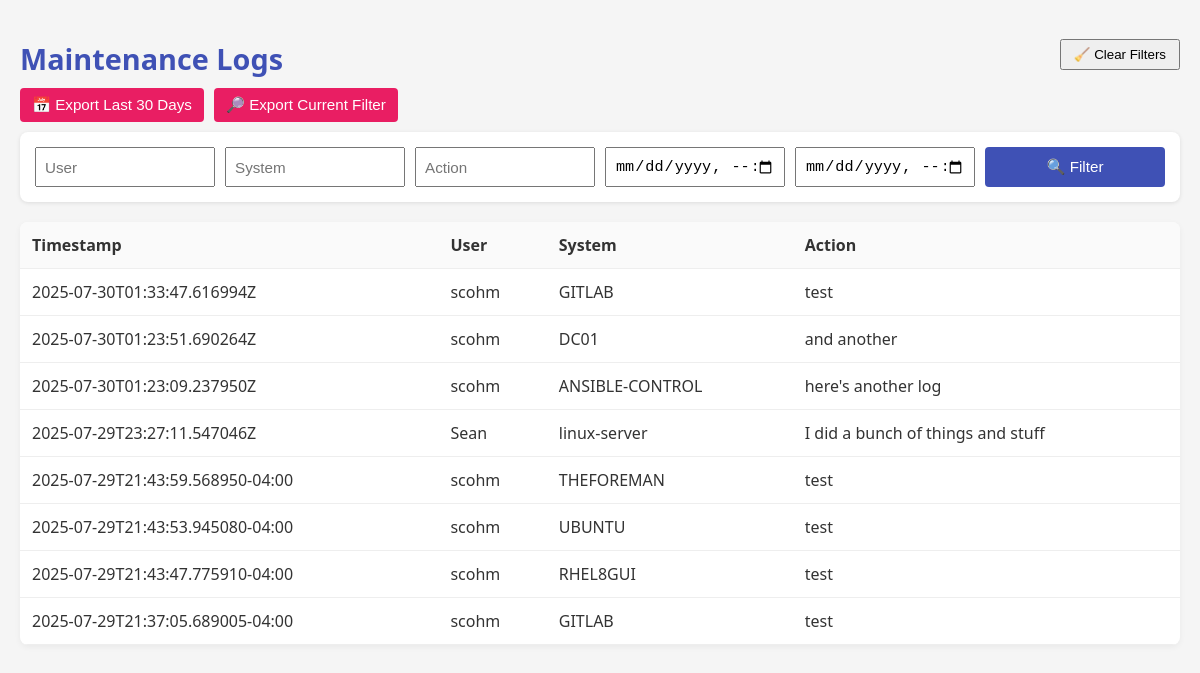
Before: /log with the older database file.
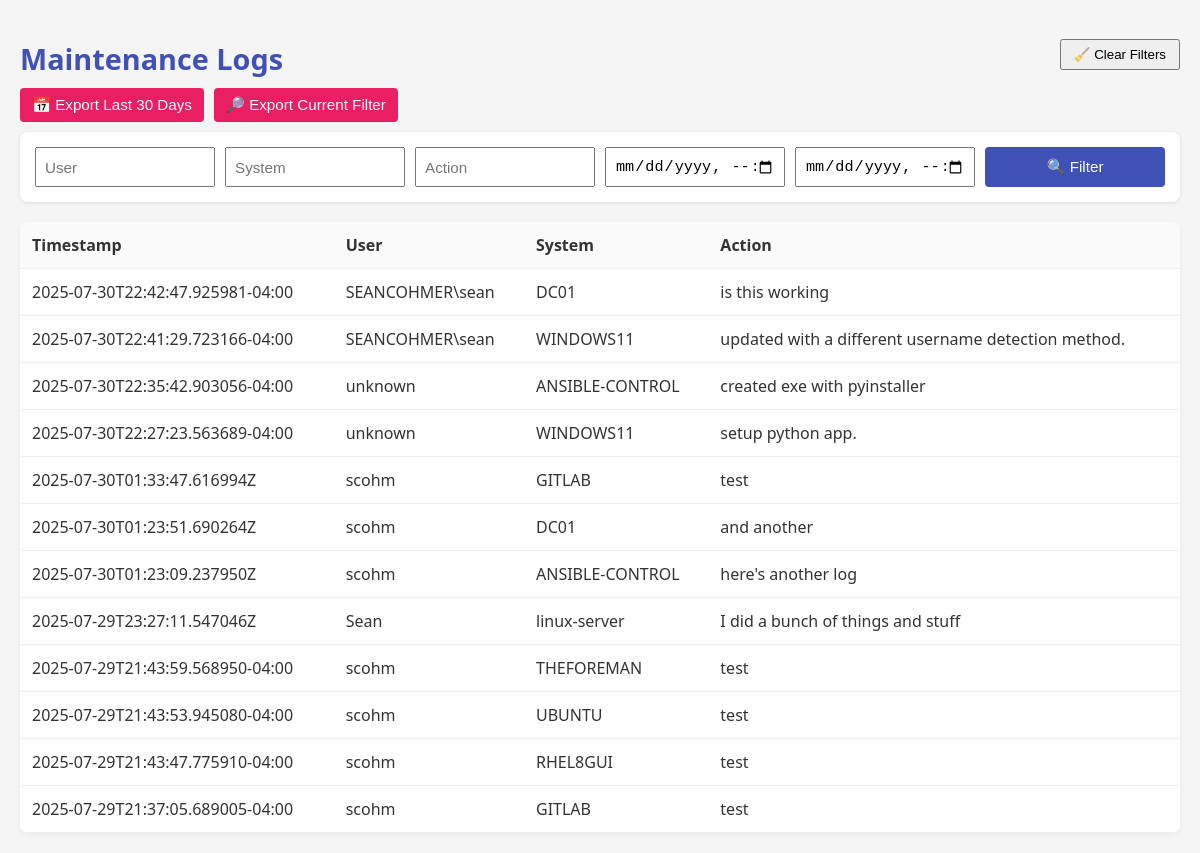
After: the same page with the newer database file.
### tables this page shows
CREATE TABLE logs (
                    id INTEGER PRIMARY KEY AUTOINCREMENT,
                    timestamp TEXT,
                    user TEXT,
                    action TEXT,
                    system TEXT
                );

### main.py (the view)
@app.get("/log", response_class=HTMLResponse)
async def view_logs(request: Request,
                    user: Optional[str] = None,
                    system: Optional[str] = None,
                    action: Optional[str] = None,
                    start_time: Optional[str] = None,
                    end_time: Optional[str] = None):
    logs = get_logs(user, system, start_time, end_time, action)
    return templates.TemplateResponse("logs.html", {
        "request": request,
        "logs": logs,
        "filters": {
            "user": user or "",
            "system": system or "",
            "action": action or "",
            "start_time": start_time or "",
            "end_time": end_time or ""
        }
    })

### templates/logs.html (shortened to what this page needs)
<!DOCTYPE html>
<html lang="en">
<head>
</head>
<body>
<div style="display: flex; justify-content: space-between; align-items: center;">
    <h1>Maintenance Logs</h1>
    <form method="get" action="/log">
        <button type="submit" style="padding: 6px 12px;">🧹 Clear Filters</button>
    </form>
</div>
    <div class="top-controls">
        <div class="export-buttons">
            <form method="get" action="/export/csv">
                <button type="submit">📅 Export Last 30 Days</button>
            </form>
            <form method="get" action="/export/csv">
                <button type="submit">🔎 Export Current Filter</button>
            </form>
        </div>
    </div>
    <div id="filterContainer" class="filter-container">
        <form method="get" class="filter-form">
            <input type="text" name="user" placeholder="User" value="{{ filters.user }}">
            <input type="text" name="system" placeholder="System" value="{{ filters.system }}">
            <input type="text" name="action" placeholder="Action" value="{{ filters.action }}">
            <input type="datetime-local" name="start_time" value="{{ filters.start_time }}">
            <input type="datetime-local" name="end_time" value="{{ filters.end_time }}">
            <button type="submit">🔍 Filter</button>
        </form>
    </div>
    <table>
        <tr>
            <th>Timestamp</th>
            <th>User</th>
            <th>System</th>
            <th>Action</th>
        </tr>
        {% for log in logs %}
        <tr>
            <td>{{ log[0] }}</td>
            <td>{{ log[1] }}</td>
            <td>{{ log[2] }}</td>
            <td>{{ log[3] }}</td>
        </tr>
        {% endfor %}
    </table>
</body>
</html>

Changed rows visible on the page:
added logs: timestamp "2025-07-30T22:42:47.925981-04:00", user "SEANCOHMER\\sean", system "DC01", action "is this working"
added logs: timestamp "2025-07-30T22:41:29.723166-04:00", user "SEANCOHMER\\sean", system "WINDOWS11", action "updated with a different username detection method."
added logs: timestamp "2025-07-30T22:35:42.903056-04:00", user "unknown", system "ANSIBLE-CONTROL", action "created exe with pyinstaller"
added logs: timestamp "2025-07-30T22:27:23.563689-04:00", user "unknown", system "WINDOWS11", action "setup python app."
